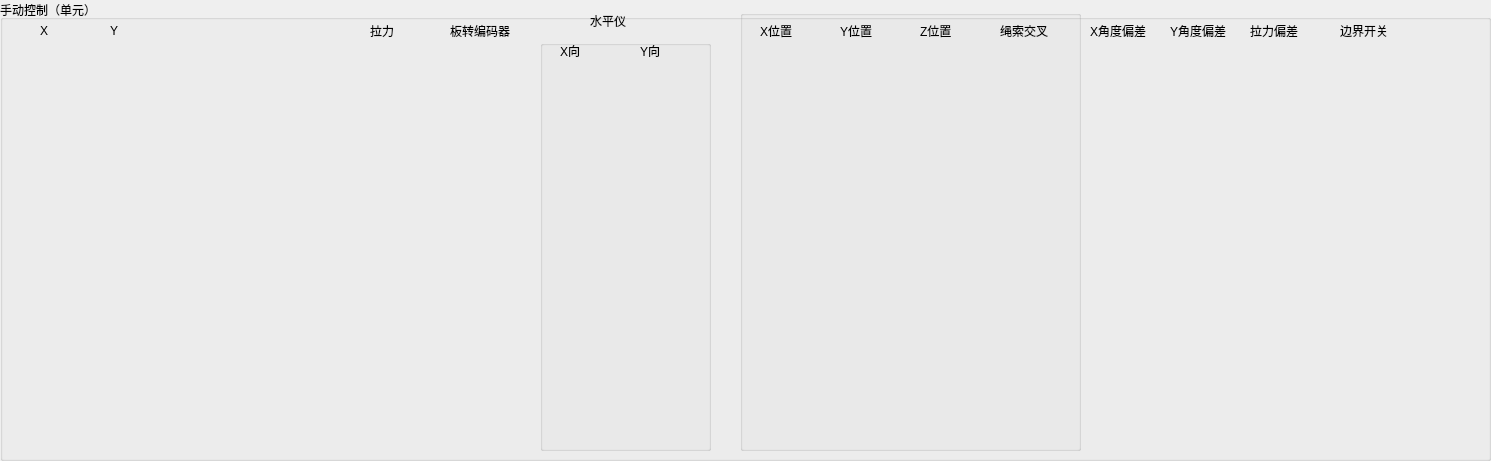
     <widget class="QGroupBox" name="groupBox_14">
      <property name="geometry">
       <rect>
        <x>240</x>
        <y>10</y>
        <width>1491</width>
        <height>461</height>
       </rect>
      </property>
      <property name="title">
       <string>手动控制（单元）</string>
      </property>
      <widget class="QLabel" name="label_52">
       <property name="geometry">
        <rect>
         <x>40</x>
         <y>20</y>
         <width>31</width>
         <height>21</height>
        </rect>
       </property>
       <property name="text">
        <string>X</string>
       </property>
      </widget>
      <widget class="QLabel" name="label_65">
       <property name="geometry">
        <rect>
         <x>110</x>
         <y>20</y>
         <width>31</width>
         <height>21</height>
        </rect>
       </property>
       <property name="text">
        <string>Y</string>
       </property>
      </widget>
      <widget class="QPushButton" name="pushButton_17">
       <property name="geometry">
        <rect>
         <x>1680</x>
         <y>470</y>
         <width>81</width>
         <height>28</height>
        </rect>
       </property>
       <property name="text">
        <string>开始</string>
       </property>
      </widget>
      <widget class="QPushButton" name="pushButton_22">
       <property name="geometry">
        <rect>
         <x>1680</x>
         <y>520</y>
         <width>81</width>
         <height>28</height>
        </rect>
       </property>
       <property name="text">
        <string>开始</string>
       </property>
      </widget>
      <widget class="QPushButton" name="pushButton_26">
       <property name="geometry">
        <rect>
         <x>1680</x>
         <y>570</y>
         <width>81</width>
         <height>28</height>
        </rect>
       </property>
       <property name="text">
        <string>开始</string>
       </property>
      </widget>
      <widget class="QLabel" name="label_69">
       <property name="geometry">
        <rect>
         <x>370</x>
         <y>20</y>
         <width>41</width>
         <height>21</height>
        </rect>
       </property>
       <property name="text">
        <string>拉力</string>
       </property>
      </widget>
      <widget class="QLabel" name="label_73">
       <property name="geometry">
        <rect>
         <x>450</x>
         <y>20</y>
         <width>81</width>
         <height>21</height>
        </rect>
       </property>
       <property name="text">
        <string>板转编码器</string>
       </property>
      </widget>
      <widget class="QGroupBox" name="groupBox_30">
       <property name="geometry">
        <rect>
         <x>540</x>
         <y>40</y>
         <width>171</width>
         <height>411</height>
        </rect>
       </property>
       <property name="title">
        <string/>
       </property>
       <widget class="QLabel" name="label_57">
        <property name="geometry">
         <rect>
          <x>20</x>
          <y>0</y>
          <width>41</width>
          <height>21</height>
         </rect>
        </property>
        <property name="text">
         <string>X向</string>
        </property>
       </widget>
       <widget class="QLabel" name="label_44">
        <property name="geometry">
         <rect>
          <x>1570</x>
          <y>40</y>
          <width>41</width>
          <height>21</height>
         </rect>
        </property>
        <property name="text">
         <string>X向</string>
        </property>
       </widget>
       <widget class="QLabel" name="label_59">
        <property name="geometry">
         <rect>
          <x>100</x>
          <y>0</y>
          <width>41</width>
          <height>21</height>
         </rect>
        </property>
        <property name="text">
         <string>Y向</string>
        </property>
       </widget>
       <widget class="QLabel" name="label_47">
        <property name="geometry">
         <rect>
          <x>1680</x>
          <y>40</y>
          <width>41</width>
          <height>21</height>
         </rect>
        </property>
        <property name="text">
         <string>X向</string>
        </property>
       </widget>
      </widget>
      <widget class="QLabel" name="label_74">
       <property name="geometry">
        <rect>
         <x>590</x>
         <y>10</y>
         <width>81</width>
         <height>21</height>
        </rect>
       </property>
       <property name="text">
        <string>水平仪</string>
       </property>
      </widget>
      <widget class="QLabel" name="label_72">
       <property name="geometry">
        <rect>
         <x>760</x>
         <y>20</y>
         <width>61</width>
         <height>21</height>
        </rect>
       </property>
       <property name="text">
        <string>X位置</string>
       </property>
      </widget>
      <widget class="QLabel" name="label_71">
       <property name="geometry">
        <rect>
         <x>840</x>
         <y>20</y>
         <width>61</width>
         <height>21</height>
        </rect>
       </property>
       <property name="text">
        <string>Y位置</string>
       </property>
      </widget>
      <widget class="QLabel" name="label_70">
       <property name="geometry">
        <rect>
         <x>920</x>
         <y>20</y>
         <width>51</width>
         <height>21</height>
        </rect>
       </property>
       <property name="text">
        <string>Z位置</string>
       </property>
      </widget>
      <widget class="QLabel" name="label_80">
       <property name="geometry">
        <rect>
         <x>1170</x>
         <y>20</y>
         <width>71</width>
         <height>21</height>
        </rect>
       </property>
       <property name="text">
        <string>Y角度偏差</string>
       </property>
      </widget>
      <widget class="QLabel" name="label_88">
       <property name="geometry">
        <rect>
         <x>1250</x>
         <y>20</y>
         <width>61</width>
         <height>21</height>
        </rect>
       </property>
       <property name="text">
        <string>拉力偏差</string>
       </property>
      </widget>
      <widget class="QLabel" name="label_89">
       <property name="geometry">
        <rect>
         <x>1090</x>
         <y>20</y>
         <width>71</width>
         <height>21</height>
        </rect>
       </property>
       <property name="text">
        <string>X角度偏差</string>
       </property>
      </widget>
      <widget class="QLabel" name="label_90">
       <property name="geometry">
        <rect>
         <x>1340</x>
         <y>20</y>
         <width>61</width>
         <height>21</height>
        </rect>
       </property>
       <property name="text">
        <string>边界开关</string>
       </property>
      </widget>
      <widget class="QGroupBox" name="groupBox_36">
       <property name="geometry">
        <rect>
         <x>740</x>
         <y>10</y>
         <width>341</width>
         <height>441</height>
        </rect>
       </property>
       <property name="title">
        <string/>
       </property>
       <widget class="QLabel" name="label_79">
        <property name="geometry">
         <rect>
          <x>1570</x>
          <y>40</y>
          <width>41</width>
          <height>21</height>
         </rect>
        </property>
        <property name="text">
         <string>X向</string>
        </property>
       </widget>
       <widget class="QLabel" name="label_82">
        <property name="geometry">
         <rect>
          <x>1680</x>
          <y>40</y>
          <width>41</width>
          <height>21</height>
         </rect>
        </property>
        <property name="text">
         <string>X向</string>
        </property>
       </widget>
       <widget class="QLabel" name="label_75">
        <property name="geometry">
         <rect>
          <x>260</x>
          <y>10</y>
          <width>51</width>
          <height>21</height>
         </rect>
        </property>
        <property name="text">
         <string>绳索交叉</string>
        </property>
       </widget>
      </widget>
      <zorder>groupBox_36</zorder>
      <zorder>label_52</zorder>
      <zorder>label_65</zorder>
      <zorder>pushButton_17</zorder>
      <zorder>pushButton_22</zorder>
      <zorder>pushButton_26</zorder>
      <zorder>label_69</zorder>
      <zorder>label_73</zorder>
      <zorder>groupBox_30</zorder>
      <zorder>label_74</zorder>
      <zorder>label_72</zorder>
      <zorder>label_71</zorder>
      <zorder>label_70</zorder>
      <zorder>label_80</zorder>
      <zorder>label_88</zorder>
      <zorder>label_89</zorder>
      <zorder>label_90</zorder>
     </widget>
